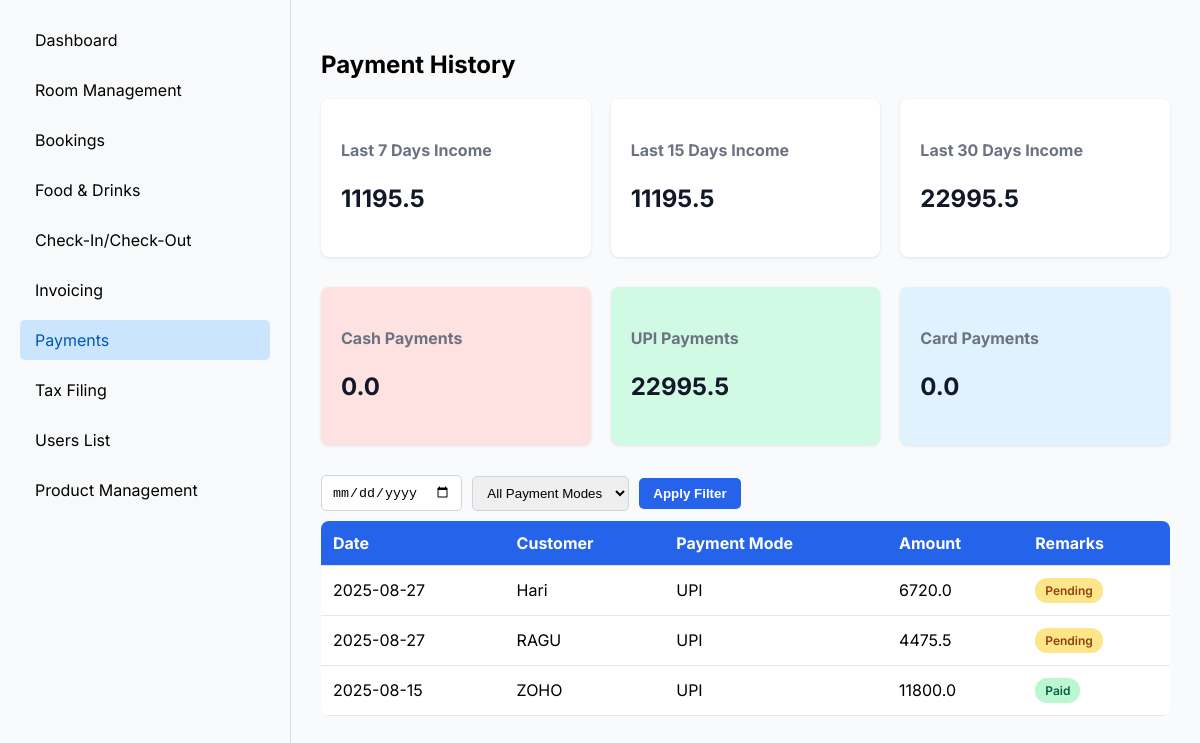
/transaction/, run on the app's committed database.
### booking/models.py (models this page shows, shortened)
class Booking(models.Model):
    STATUS_CHOICES = [
        ('booked', 'Booked'),
        ('pre-booked', 'Pre-Booked'),
        ('completed', 'Completed'),
    ]
    PAYMENT_CHOICES = [
        ('upi', 'UPI'),
        ('cash', 'Cash'),
        ('card', 'Card'),
    ]
    PAYMENT_STATUS_CHOICES = [
        ('paid', 'Paid'),
        ('pending', 'Pending'),
        ('cancelled', 'Cancelled'),
    ]
    customer_name = models.CharField(max_length=100)
    phone_number = models.CharField(max_length=15)
    address = models.TextField(blank=True, null=True)
    document_type = models.CharField(
        max_length=50,
        choices=[('Aadhar', 'Aadhar'), ('License', 'License'), ('PAN', 'PAN')],
        default='Aadhar'
    )
    document_number = models.CharField(max_length=50)
    room = models.ForeignKey(Room, on_delete=models.CASCADE)
    adults = models.PositiveIntegerField(default=1)
    children = models.PositiveIntegerField(default=0)
    status = models.CharField(max_length=20, choices=STATUS_CHOICES, default='booked')
    checkin_datetime = models.DateTimeField(default=now)
    checkout_datetime = models.DateTimeField(blank=True, null=True)
    payment_type = models.CharField(max_length=10, choices=PAYMENT_CHOICES, default='cash')
    payment_status = models.CharField(max_length=10, choices=PAYMENT_STATUS_CHOICES, default='pending')
    apply_gst = models.BooleanField(default=False)
    price = models.DecimalField(max_digits=10, decimal_places=2, default=0)  # final total price
    cgst_amount = models.DecimalField(max_digits=10, decimal_places=2, default=0)
    sgst_amount = models.DecimalField(max_digits=10, decimal_places=2, default=0)
    amount_paid = models.DecimalField(max_digits=10, decimal_places=2, default=0)
    invoice_number = models.CharField(max_length=20, unique=True, blank=True, null=True)
    created_at = models.DateTimeField(auto_now_add=True)

### transaction/views.py (the view, shortened to what this page needs)
# urls.py: path('', views.payment_list, name='payment_list'),
def payment_list(request):
    form = PaymentFilterForm(request.GET or None)
    payments = Booking.objects.exclude(payment_type__isnull=True)
    today = timezone.now().date()
    last_7_days = today - timedelta(days=7)
    last_15_days = today - timedelta(days=15)
    last_30_days = today - timedelta(days=30)
    last_7_days_income = payments.filter(checkin_datetime__date__gte=last_7_days).aggregate(
        total=Sum('price'))['total'] or 0
    last_15_days_income = payments.filter(checkin_datetime__date__gte=last_15_days).aggregate(
        total=Sum('price'))['total'] or 0
    last_30_days_income = payments.filter(checkin_datetime__date__gte=last_30_days).aggregate(
        total=Sum('price'))['total'] or 0
    cash_total = payments.filter(payment_type='cash').aggregate(total=Sum('price'))['total'] or 0
    upi_total = payments.filter(payment_type='upi').aggregate(total=Sum('price'))['total'] or 0
    card_total = payments.filter(payment_type='card').aggregate(total=Sum('price'))['total'] or 0
    context = {
        'form': form,
        'payments': payments.order_by('-checkin_datetime'),
        'last_7_days_income': last_7_days_income,
        'last_15_days_income': last_15_days_income,
        'last_30_days_income': last_30_days_income,
        'cash_total': cash_total,
        'upi_total': upi_total,
        'card_total': card_total,
    }
    return render(request, 'transaction/payment_list.html', context)

### transaction/forms.py
class PaymentFilterForm(forms.Form):
    start_date = forms.DateField(
        required=False,
        widget=forms.DateInput(
            attrs={
                'type': 'date',
                'class': 'form-control',
            }
        ),
        label='Start Date'
    )
    payment_mode = forms.ChoiceField(
        choices=PAYMENT_CHOICES,
        required=False,
        widget=forms.Select(attrs={'class': 'form-select'}),
        label='Payment Mode'
    )

### transaction/templates/transaction/payment_list.html (shortened to what this page needs)
<!DOCTYPE html>
<html lang="en">
<head>
</head>
<body>
<div class="main-wrapper">
  <div class="sidebar">
    <ul>
      <li><a href="{% url 'core:dashboard' %}">Dashboard</a></li>
      <li><a href="{% url 'rooms:room_management' %}">Room Management</a></li>
      <li><a href="{% url 'booking:booking_list' %}">Bookings</a></li>
      <li><a href="{% url 'foods:food_entry' %}">Food & Drinks</a></li>
      <li><a href="{% url 'checkin_checkout:checkin_checkout' %}">Check-In/Check-Out</a></li>
      <li><a href="{% url 'invoices:invoice_list' %}">Invoicing</a></li>
      <li class="active"><a href="{% url 'transaction:payment_list' %}">Payments</a></li>
      <li><a href="{% url 'tax_filling:tax_filling' %}">Tax Filing</a></li>
      <li><a href="{% url 'accounts:create-receptionist' %}">Users List</a></li>
      <li><a href="{% url 'products:product_list' %}">Product Management</a></li>
    </ul>
  </div>
  <div class="main">
    <h2>Payment History</h2>
    <div class="cards">
      <div class="card">
        <h4>Last 7 Days Income</h4>
        <p>{{ last_7_days_income|floatformat:1 }}</p>
      </div>
      <div class="card">
        <h4>Last 15 Days Income</h4>
        <p>{{ last_15_days_income|floatformat:1 }}</p>
      </div>
      <div class="card">
        <h4>Last 30 Days Income</h4>
        <p>{{ last_30_days_income|floatformat:1  }}</p>
      </div>
    </div>
    <div class="cards">
      <div class="card cash-box">
        <h4>Cash Payments</h4>
        <p>{{ cash_total|floatformat:1  }}</p>
      </div>
      <div class="card upi-box">
        <h4>UPI Payments</h4>
        <p>{{ upi_total|floatformat:1  }}</p>
      </div>
      <div class="card card-box">
        <h4>Card Payments</h4>
        <p>{{ card_total|floatformat:1  }}</p>
      </div>
    </div>
    <form method="get" class="filters">
      {{ form.start_date }}
      {{ form.payment_mode }}
      <button type="submit">Apply Filter</button>
    </form>
    <table>
      <thead>
        <tr>
          <th>Date</th>
          <th>Customer</th>
          <th>Payment Mode</th>
          <th>Amount</th>
          <th>Remarks</th>
        </tr>
      </thead>
      <tbody>
        {% for payment in payments %}
        <tr>
          <td>{{ payment.checkin_datetime|date:"Y-m-d" }}</td>
          <td>{{ payment.customer_name }}</td>
          <td>{{ payment.get_payment_type_display }}</td>
          <td>{{ payment.price|floatformat:1 }}</td>
          <td>
            {% if payment.payment_status == "pending" %}
              <span class="badge badge-pending">{{ payment.payment_status }}</span>
            {% elif payment.payment_status == "paid" %}
              <span class="badge badge-paid">{{ payment.payment_status }}</span>
            {% else %}
              <span class="badge badge-other">{{ payment.payment_status }}</span>
            {% endif %}
          </td>
        </tr>
        {% empty %}
        <tr><td colspan="5" class="text-center">No payments found</td></tr>
        {% endfor %}
      </tbody>
    </table>
  </div>
</div>
</body>
</html>

### transaction/templates/transaction/payment_list.html (style rules this page uses)
body { font-family: 'Inter', sans-serif; background-color: #f9fafb; margin: 0; }
.main-wrapper { display: flex; }
.sidebar { width: 250px; background: #f8f9fa; padding: 20px; border-right: 1px solid #ddd; flex-shrink: 0; height: 100vh; }
.sidebar ul { list-style: none; padding: 0; margin: 0; }
.sidebar ul li { margin-bottom: 10px; }
.sidebar ul li a { display: block; padding: 10px 15px; color: #000; text-decoration: none; border-radius: 5px; }
.sidebar ul li a:hover, .sidebar ul li.active a { background-color: #cce5ff; color: #0056b3; }
.main { flex: 1; padding: 30px; }
.cards { display: flex; gap: 20px; margin-bottom: 30px; flex-wrap: wrap; }
.card { flex: 1 1 200px; background: white; padding: 20px; border-radius: 8px; box-shadow: 0 1px 3px rgba(0,0,0,0.1); }
.card h4 { color: #6b7280; margin-bottom: 10px; }
.card p { font-size: 24px; font-weight: bold; color: #111827; }
.cash-box { background: #fee2e2; color: #b91c1c; }
.upi-box { background: #d1fae5; color: #065f46; }
.card-box { background: #e0f2fe; color: #1e3a8a; }
.filters { margin: 20px 0 10px; display: flex; gap: 10px; align-items: center; }
.filters input, .filters select { padding: 8px 10px; border: 1px solid #d1d5db; border-radius: 5px; }
.filters button { padding: 8px 14px; background-color: #2563eb; color: white; border: none; border-radius: 5px; font-weight: bold; cursor: pointer; }
table { width: 100%; border-collapse: collapse; background: white; border-radius: 8px; overflow: hidden; margin-top: 10px; }
th, td { padding: 12px; text-align: left; border-bottom: 1px solid #e5e7eb; }
th { background: #2563eb; color: white; }
.badge { display: inline-block; padding: 5px 10px; border-radius: 12px; font-weight: 600; font-size: 12px; text-transform: capitalize; }
.badge-pending { background-color: #fde68a; color: #92400e; }
.badge-paid { background-color: #bbf7d0; color: #065f46; }

### data on the page
Booking: checkin_datetime "2025-08-27", customer_name "Hari", payment_type "UPI", price "6720.0", payment_status "Pending"
Booking: checkin_datetime "2025-08-27", customer_name "RAGU", payment_type "UPI", price "4475.5", payment_status "Pending"
Booking: checkin_datetime "2025-08-15", customer_name "ZOHO", payment_type "UPI", price "11800.0", payment_status "Paid"

### other printed values
{{ last_7_days_income|floatformat:1 }} "11195.5"
{{ last_15_days_income|floatformat:1 }} "11195.5"
{{ last_30_days_income|floatformat:1 }} "22995.5"
{{ cash_total|floatformat:1 }} "0.0"
{{ upi_total|floatformat:1 }} "22995.5"
{{ card_total|floatformat:1 }} "0.0"
